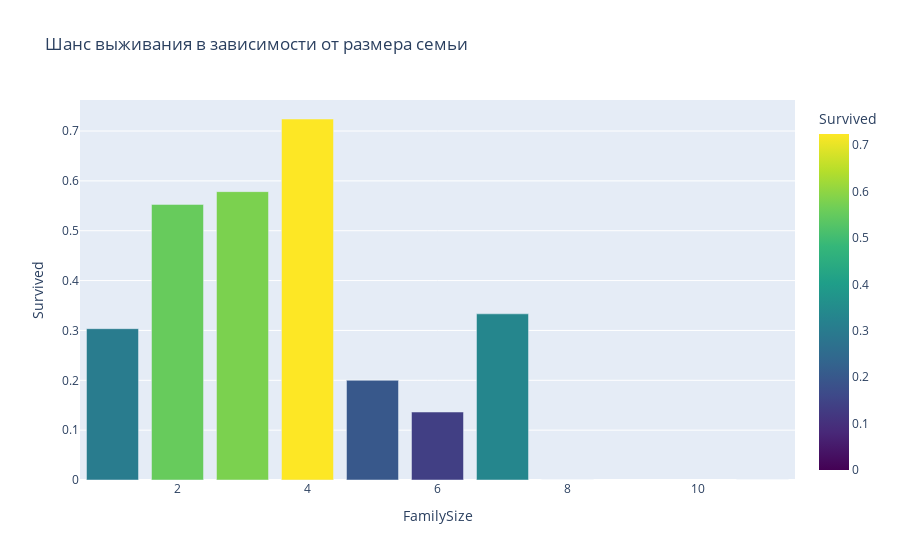

The notebook cell this image was saved under:
### Code cell
fig_family = px.bar(df.groupby('FamilySize')['Survived'].mean().reset_index(), 
                    x='FamilySize', y='Survived', 
                    title="Шанс выживания в зависимости от размера семьи",
                    color='Survived', color_continuous_scale='Viridis')
fig_family.show()

### Figure 1 — Plotly figure (JSON) as saved in the notebook; plotly's stock layout.template omitted (floating-point values rounded to 4 significant figures)
{"data": [{"hovertemplate": "FamilySize=%{x}<br>Survived=%{marker.color}<extra></extra>", "legendgroup": "", "marker": {"color": [0.3035, 0.5528, 0.5784, 0.7241, 0.2, 0.1364, 0.3333, 0.0, 0.0], "coloraxis": "coloraxis", "pattern": {"shape": ""}}, "name": "", "orientation": "v", "showlegend": false, "textposition": "auto", "type": "bar", "x": [1, 2, 3, 4, 5, 6, 7, 8, 11], "xaxis": "x", "y": [0.3035, 0.5528, 0.5784, 0.7241, 0.2, 0.1364, 0.3333, 0.0, 0.0], "yaxis": "y"}], "layout": {"barmode": "relative", "coloraxis": {"colorbar": {"title": {"text": "Survived"}}, "colorscale": [[0, "#440154"], [0.1111, "#482878"], [0.2222, "#3e4989"], [0.3333, "#31688e"], [0.4444, "#26828e"], [0.5556, "#1f9e89"], [0.6667, "#35b779"], [0.7778, "#6ece58"], [0.8889, "#b5de2b"], [1, "#fde725"]]}, "legend": {"tracegroupgap": 0}, "title": {"text": "Шанс выживания в зависимости от размера семьи"}, "xaxis": {"anchor": "y", "domain": [0, 1], "title": {"text": "FamilySize"}}, "yaxis": {"anchor": "x", "domain": [0, 1], "title": {"text": "Survived"}}}}
